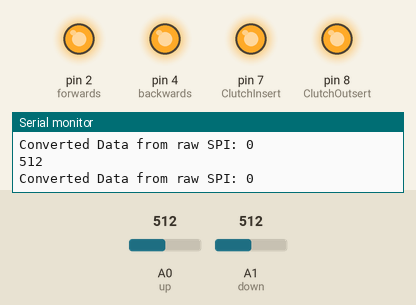
Simulated run of this sketch. Board: Arduino Uno, built with avr-gcc and run on an emulated ATmega328P. Parts: output pins drawn as LEDs (lit = HIGH), the last lines printed to the serial monitor. Dashed ring = blinking. The inputs (shaded band) are chosen by the test bench; at power-on: A1 (down) = 512, A0 (up) = 512.

Above: at 1.2 s.
1.3 s: A1 (down) set to 887
4.3 s: A1 (down) set to 913
At 5.4 s:
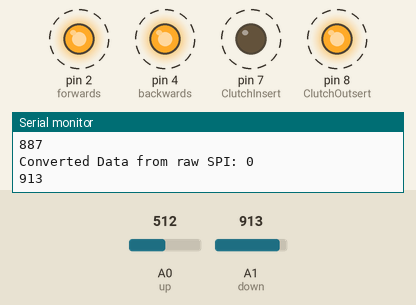
7.3 s: A1 (down) set to 0
At 7.8 s:
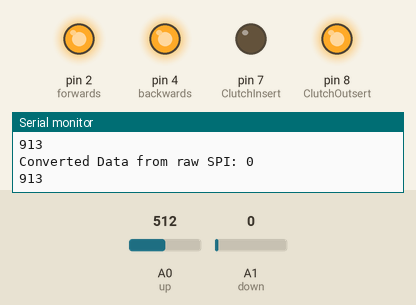
10.3 s: A1 (down) set to 910
At 10.97 s:
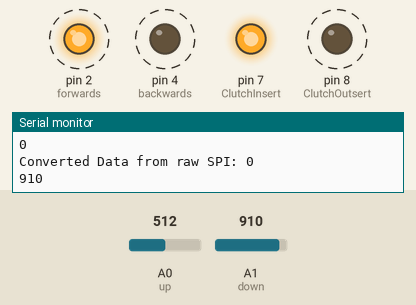
13.3 s: A0 (up) set to 910
Timing chart, 0 to 17.3 s (numbered marks = the images above; inputs shaded):
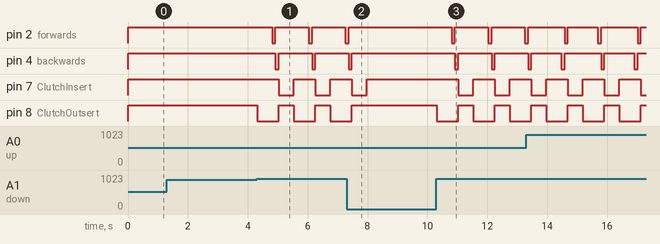

The sketch:

shifter_with_SPI_Enabled.ino
```cpp
/////////////////////////////////////////////////////               START of SPI Define start
#include <SPI.h>
volatile byte pos;                                                  //used for SPI buffer position, its set to global so it can be reset after populated to RPM array
uint8_t buf[4];
                                                                    //Start of Interrupt routine (ISR)
ISR (SPI_STC_vect)
{
  if (pos < (sizeof (buf)))                                         //Gets SPI data value (RPM) and places in array (buf)
    {
        buf [pos++] = SPDR;                                         //Populates buffer array with bytes at pos less then buff size
    }
}                                                                   // end of interrupt routine SPI_STC_vect

int raw2int()
{
  int data_packet = ((short)buf[1]<<8)+buf[3];
  if(data_packet > 32767)
    data_packet = data_packet - 65536;
    pos = 0;                                                        //Global pos variable set to 0 to reset buffer count for next interrupt buf population
    Serial.print("Converted Data from raw SPI: ");                  //Debugging serial output for raw data conversion
    Serial.println(data_packet);
    return(data_packet);                                            //Returns signed integer value after conversion via PE3's datasheet for CAN messages
}
////////////////////////////////////////////////////////             END of SPI define

  const int forwards = 2;
  const int backwards = 4;
  const int up = 0;
  const int down = 1;
  int RPM_Pin = 0;
  bool shiftup = 0;
  bool shiftdown = 0;
  const int ClutchOutsert = 8;   // HAHAHAHAHAHAHAHAHAHAHAHAHAHAHAHAHA best var name ever!!
  const int ClutchInsert = 7;
  int RPM;

void setup() {

pinMode(forwards, OUTPUT);//Set relay as an output
pinMode(backwards, OUTPUT);//Set relay as an output
pinMode(ClutchInsert, OUTPUT);
pinMode(ClutchOutsert, OUTPUT);
pinMode(up, INPUT);
pinMode(down, INPUT);
pinMode(RPM_Pin, INPUT);
Serial.begin(19200);


/////////////////////////////////////////////////////////////////               START of SPI Setup
SPI.beginTransaction(SPISettings(800000, MSBFIRST, SPI_MODE0));
SPCR |= bit (SPE);                                                            // turn on SPI in slave mode
pinMode(MISO, OUTPUT);                                                        // have to send on master in, *slave out*
pos = 0;                                                                      // buffer empty to get ready for interrupts
SPCR |= bit(SPIE);                                                            // now turn on interrupts
/////////////////////////////////////////////////////////////////               END of SPI Setup
}

void loop()
{
  //RPM = analogRead(RPM_Pin);                                                  // RPM value set to be analog value of RPM given by Simulation POT
  RPM = raw2int();                                                              // RPM value set to be numerical value of ECU given RPM


  int num = analogRead(up);
  int num2 = analogRead(down);
  Serial.println(num2);
  if(num > 900)
  {
    digitalWrite(ClutchOutsert, LOW);
    digitalWrite(ClutchInsert, HIGH);
    delay(500);
    digitalWrite(forwards,HIGH);
    digitalWrite(backwards,LOW);
    delay(110);
    digitalWrite(forwards,LOW);
    digitalWrite(backwards,HIGH);
    delay(110);
    digitalWrite(forwards,HIGH);
    digitalWrite(backwards,HIGH);
    digitalWrite(ClutchOutsert, HIGH);
    digitalWrite(ClutchInsert, LOW);
    delay(500);

  }
  else
   digitalWrite(forwards,HIGH);
   digitalWrite(backwards,HIGH);
   digitalWrite(ClutchOutsert, HIGH);
   digitalWrite(ClutchInsert, HIGH);

  if(num2 > 900)
  {
    digitalWrite(ClutchOutsert, LOW);
    digitalWrite(ClutchInsert, HIGH);
    delay(500);
    digitalWrite(forwards,LOW);
    digitalWrite(backwards,HIGH);
    delay(110);
    digitalWrite(forwards,HIGH);
    digitalWrite(backwards,LOW);
    delay(110);
    digitalWrite(forwards,HIGH);
    digitalWrite(backwards,HIGH);
    digitalWrite(ClutchOutsert, HIGH);
    digitalWrite(ClutchInsert, LOW);
    delay(500);
  }
  else
   digitalWrite(backwards,HIGH);
   digitalWrite(forwards,HIGH);
   digitalWrite(ClutchInsert,HIGH);
   digitalWrite(ClutchOutsert,HIGH);
}
```

Measured:
- the behaviour switches between 900 and 901 on A1 (down) (found by bisection; images 0 and 1)
- after the input at 4.3 s, pin 2 (forwards): alternates HIGH for 1.1 s and LOW for 0.11 s, starting after 0.51 s; pin 4 (backwards): alternates HIGH for 1.1 s and LOW for 0.11 s, starting after 0.62 s
- after the input at 7.3 s, pin 2 (forwards): goes on until 7.4 s, then stays HIGH; pin 4 (backwards), pin 8 (ClutchOutsert): goes on until 7.5 s, then stays HIGH; pin 7 (ClutchInsert): goes on until 8.0 s, then stays HIGH
- after the input at 10.3 s, pin 2 (forwards): alternates HIGH for 1.1 s and LOW for 0.11 s, starting after 0.51 s; pin 4 (backwards): alternates HIGH for 1.1 s and LOW for 0.11 s, starting after 0.62 s
